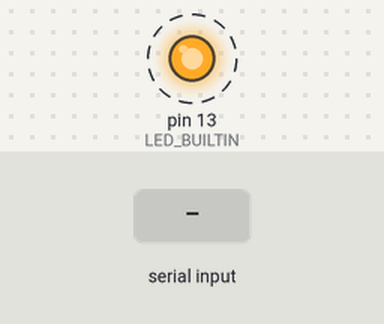
A sketch run on a simulated Arduino Mega 2560, built with avr-gcc and run on an emulated ATmega2560. Parts: output pins drawn as LEDs (lit = HIGH). Dashed ring = blinking. The test bench sets the inputs (shaded band). What the sketch prints to the serial monitor is not drawn.

Above: at 1.3 s.
1.4 s: "0\n" received over Serial
3.5 s: "1\n" received over Serial
5.5 s: "2\n" received over Serial
Timing chart, 0 to 13.5 s (numbered marks = the images above; inputs shaded):
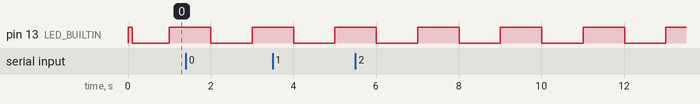

The sketch:

MicrocontrollerICTester.ino
```cpp
/*
 * ICTester_Arduino.ino
 *
 * Arduino replacement for PIC-based ICTester
 * VERSION 2: Line-based protocol for reliability
 *
 * IMPROVEMENTS OVER V1:
 * - All commands end with \n for clear boundaries
 * - Non-blocking command processing
 * - No timing issues with reset command
 * - Much more reliable communication
 *
 * HARDWARE REQUIREMENTS:
 * - Arduino Mega 2560 (REQUIRED - 24 I/O pins needed)
 * - Serial connection to PC (USB)
 *
 * SETUP:
 * 1. Upload this sketch to Arduino Mega
 * 2. Upload the modified devicedriver.cpp to your Qt project
 * 3. Connect Arduino to PC via USB
 * 4. Run Qt application - it should work reliably!
 *
 * PIN CONNECTIONS (Arduino Mega 2560):
 * Socket Pin 1-8   -> Mega D22-D29 (PORTB)
 * Socket Pin 9-16  -> Mega D30-D37 (PORTD)
 * Socket Pin 17-21 -> Mega D38-D42 (PORTA)
 * Socket Pin 22-24 -> Mega D2, D3, D5 (PORTE)
 *
 * PROTOCOL:
 * Commands: "0\n", "1\n", "2<4bytes>\n", "3<4bytes>\n", "4\n", "6\n"
 * Responses: "Ready.\n", "OK.\n", <4bytes>"OK.\n", "version\n"
 *
 * BAUD RATE: 19200
 */

#include "ICTesterProtocol.h"

ICTesterProtocol tester;

void setup() {
    tester.begin();

    // Optional: LED to indicate ready state
    pinMode(LED_BUILTIN, OUTPUT);
    digitalWrite(LED_BUILTIN, HIGH);
    delay(100);
    digitalWrite(LED_BUILTIN, LOW);
}

void loop() {
    // Process incoming commands
    // This is non-blocking and handles line-based protocol
    tester.handleCommand();

    // Heartbeat LED to show Arduino is running
    static unsigned long lastBlink = 0;
    static bool ledState = false;

    if (millis() - lastBlink > 1000) {
        ledState = !ledState;
        digitalWrite(LED_BUILTIN, ledState);
        lastBlink = millis();
    }
}
```

ICTesterProtocol.cpp
```cpp
/*
 * ICTesterProtocol_V2.cpp
 * Arduino implementation with LINE-BASED protocol
 * Much more reliable than the original byte-based protocol
 *
 * Protocol: All commands end with \n, all responses end with \n
 */

#include "ICTesterProtocol.h"

// Pin mapping definitions - REQUIRES ARDUINO MEGA 2560!
// Arduino Uno/Nano have insufficient pins (only ~20 usable, we need 24)

// #if defined(__AVR_ATmega2560__) || defined(__AVR_ATmega1280__)
//   // ===== ARDUINO MEGA 2560 - RECOMMENDED =====
//   // PORTB: 8 pins (Digital 22-29)
//   const uint8_t ICTesterProtocol::PORTB_PINS[8] = {22, 23, 24, 25, 26, 27, 28, 29};

//   // PORTD: 8 pins (Digital 30-37)
//   const uint8_t ICTesterProtocol::PORTD_PINS[8] = {30, 31, 32, 33, 34, 35, 36, 37};

//   // PORTA: 5 pins (Digital 38-42)
//   const uint8_t ICTesterProtocol::PORTA_PINS[5] = {38, 39, 40, 41, 42};

//   // PORTE: 3 pins (Digital 2, 3, 5 - safe pins with PWM)
//   const uint8_t ICTesterProtocol::PORTE_PINS[3] = {2, 3, 5};

// #else
//   // ===== ARDUINO UNO/NANO - LIMITED PIN COUNT =====
//   // WARNING: Uno/Nano only have ~20 usable pins, but we need 24!

//   // PORTB: 8 pins (Digital 2-9)
//   const uint8_t ICTesterProtocol::PORTB_PINS[8] = {2, 3, 4, 5, 6, 7, 8, 9};

//   // PORTD: 8 pins (Digital 10-13, A0-A3)
//   const uint8_t ICTesterProtocol::PORTD_PINS[8] = {10, 11, 12, 13, A0, A1, A2, A3};

//   // PORTA: 5 pins (A4, A5, A6, A7 if available, else use digital)
//   #if defined(A7)
//     const uint8_t ICTesterProtocol::PORTA_PINS[5] = {A4, A5, A6, A7, 0};
//   #else
//     const uint8_t ICTesterProtocol::PORTA_PINS[5] = {A4, A5, 0, 1, 14};  // Uses TX/RX!
//   #endif

//   // PORTE: 3 pins
//   #if defined(A6)
//     const uint8_t ICTesterProtocol::PORTE_PINS[3] = {A6, 14, 15};
//   #else
//     const uint8_t ICTesterProtocol::PORTE_PINS[3] = {14, 15, 16};
//   #endif

// #endif

ICTesterProtocol::ICTesterProtocol() : powerState(false), commandBufferIndex(0) {
    // // Compile-time board check
    // #if !defined(__AVR_ATmega2560__) && !defined(__AVR_ATmega1280__)
    //   #warning "Arduino Uno/Nano detected! 24 pins required but limited pins available. Arduino Mega 2560 strongly recommended!"
    // #endif

    // Initialize arrays
    for (int i = 0; i < 24; i++) {
        currentIO[i] = 1;    // All inputs by default
        currentData[i] = 1;  // All high by default
    }

    commandBuffer[0] = '\0';
}

void ICTesterProtocol::begin() {
    Serial.begin(19200);  // Match Qt default baudrate

    // // Initialize all pins as inputs with pullup
    // for (int i = 0; i < 8; i++) {
    //     pinMode(PORTB_PINS[i], INPUT_PULLUP);
    //     pinMode(PORTD_PINS[i], INPUT_PULLUP);
    // }
    // for (int i = 0; i < 5; i++) {
    //     pinMode(PORTA_PINS[i], INPUT_PULLUP);
    // }
    // for (int i = 0; i < 3; i++) {
    //     pinMode(PORTE_PINS[i], INPUT_PULLUP);
    // }

    powerState = false;
}

void ICTesterProtocol::handleCommand() {
    static unsigned long lastByteTime = 0;
    const unsigned long COMMAND_TIMEOUT = 1000;  // 1 second timeout

    // Read bytes into buffer until we get a newline
    while (Serial.available() > 0) {
        char c = Serial.read();
        lastByteTime = millis();  // Reset timeout on each byte

        if (c == '\n') {
            // Complete command received - process it
            processCommand();
            commandBufferIndex = 0;
            commandBuffer[0] = '\0';
        } else if (commandBufferIndex < sizeof(commandBuffer) - 1) {
            // Add to buffer
            commandBuffer[commandBufferIndex++] = c;
            commandBuffer[commandBufferIndex] = '\0';
        }
        // If buffer is full, ignore additional characters until newline
    }

    // TIMEOUT: If we have data in buffer but no newline for too long, clear it
    if (commandBufferIndex > 0 && (millis() - lastByteTime > COMMAND_TIMEOUT)) {
        // Timeout - clear buffer and send error
        Serial.println("ERR-TIMEOUT");
        commandBufferIndex = 0;
        commandBuffer[0] = '\0';
    }
}

void ICTesterProtocol::processCommand() {
    if (commandBufferIndex == 0) return;  // Empty command

    char cmd = commandBuffer[0];

    switch (cmd) {
        case '0':
            cmdReset();
            break;
        case '1':
            cmdPowerON();
            break;
        case '2':
            if (commandBufferIndex >= 5) {  // Need 4 data bytes + command
                cmdSetIO((uint8_t*)&commandBuffer[1]);
            } else {
                Serial.println("ERR");
            }
            break;
        case '3':
            if (commandBufferIndex >= 5) {  // Need 4 data bytes + command
                cmdSetData((uint8_t*)&commandBuffer[1]);
            } else {
                Serial.println("ERR");
            }
            break;
        case '4':
            cmdGetData();
            break;
        case '6':
            cmdVersion();
            break;
        default:
            // Unknown command - send error
            Serial.println("ERR");
            break;
    }
}

// Command '0' - Reset and send "Ready.\n"
void ICTesterProtocol::cmdReset() {
    // // Reset all pins to input with pullup
    // for (int i = 0; i < 8; i++) {
    //     pinMode(PORTB_PINS[i], INPUT_PULLUP);
    //     pinMode(PORTD_PINS[i], INPUT_PULLUP);
    // }
    // for (int i = 0; i < 5; i++) {
    //     pinMode(PORTA_PINS[i], INPUT_PULLUP);
    // }
    // for (int i = 0; i < 3; i++) {
    //     pinMode(PORTE_PINS[i], INPUT_PULLUP);
    // }

    powerState = false;

    // Reset state arrays
    for (int i = 0; i < 24; i++) {
        currentIO[i] = 1;
        currentData[i] = 1;
    }

    Serial.println("Ready.");
}

// Command '1' - Power ON
void ICTesterProtocol::cmdPowerON() {
    powerState = true;
    // In real implementation, you might control a power relay here
    Serial.println("OK.");
}

// Command '2' - Set I/O configuration (4 bytes: PORTB, PORTD, PORTA, PORTE)
void ICTesterProtocol::cmdSetIO(uint8_t* data) {
    // Apply configuration
    // applyPortConfig(PORTB_PINS, 8, data[0], 0);
    // applyPortConfig(PORTD_PINS, 8, data[1], 8);
    // applyPortConfig(PORTA_PINS, 5, data[2], 16);
    // applyPortConfig(PORTE_PINS, 3, data[3], 21);

    Serial.println("OK.");
}

// Command '3' - Set Data (4 bytes: PORTB, PORTD, PORTA, PORTE)
void ICTesterProtocol::cmdSetData(uint8_t* data) {
    // Apply data to output pins
    // applyPortData(PORTB_PINS, 8, data[0], 0);
    // applyPortData(PORTD_PINS, 8, data[1], 8);
    // applyPortData(PORTA_PINS, 5, data[2], 16);
    // applyPortData(PORTE_PINS, 3, data[3], 21);

    Serial.println("OK.");
}

// Command '4' - Get Data (returns 4 bytes + "OK.\n")
void ICTesterProtocol::cmdGetData() {
    // uint8_t portB = readPortData(PORTB_PINS, 8, 0);
    // uint8_t portD = readPortData(PORTD_PINS, 8, 8);
    // uint8_t portA = readPortData(PORTA_PINS, 5, 16);
    // uint8_t portE = readPortData(PORTE_PINS, 3, 21);

    // // Send 4 data bytes (binary, not text)
    // Serial.write(portB);
    // Serial.write(portD);
    // Serial.write(portA);
    // Serial.write(portE);

    // Send 4 data bytes (binary, not text)
    Serial.write(0);
    Serial.write(0);
    Serial.write(0);
    Serial.write(0);

    // Send OK confirmation with newline
    Serial.println("OK.");
}

// Command '6' - Get version
void ICTesterProtocol::cmdVersion() {
    Serial.println("ICTester Arduino v2.0 Line-Based");
}

// Helper: Apply I/O configuration to a port
void ICTesterProtocol::applyPortConfig(const uint8_t* pins, uint8_t count, uint8_t configByte, uint8_t startIdx) {
    uint8_t mask = 0x80;  // Start with MSB

    for (uint8_t i = 0; i < count; i++) {
        uint8_t mode = (configByte & mask) ? INPUT_PULLUP : OUTPUT;
        pinMode(pins[i], mode);
        currentIO[startIdx + i] = (configByte & mask) ? 1 : 0;
        mask >>= 1;
    }
}

// Helper: Apply data to output pins of a port
void ICTesterProtocol::applyPortData(const uint8_t* pins, uint8_t count, uint8_t dataByte, uint8_t startIdx) {
    uint8_t mask = 0x80;  // Start with MSB

    for (uint8_t i = 0; i < count; i++) {
        if (currentIO[startIdx + i] == 0) {  // Only write to output pins
            uint8_t value = (dataByte & mask) ? HIGH : LOW;
            digitalWrite(pins[i], value);
            currentData[startIdx + i] = (dataByte & mask) ? 1 : 0;
        }
        mask >>= 1;
    }
}

// Helper: Read data from a port (all pins, input or output)
uint8_t ICTesterProtocol::readPortData(const uint8_t* pins, uint8_t count, uint8_t startIdx) {
    uint8_t result = 0;
    uint8_t mask = 0x80;

    for (uint8_t i = 0; i < count; i++) {
        if (currentIO[startIdx + i] == 1) {  // Input pin - read it
            if (digitalRead(pins[i]) == HIGH) {
                result |= mask;
            }
        } else {  // Output pin - return current state
            if (currentData[startIdx + i] == 1) {
                result |= mask;
            }
        }
        mask >>= 1;
    }

    return result;
}
```

ICTesterProtocol.h
```cpp
/*
 * ICTesterProtocol.h
 * Arduino implementation with LINE-BASED protocol
 *
 * Protocol improvements:
 * - All commands end with \n
 * - All responses end with \n
 * - Non-blocking command processing
 * - Much more reliable than byte-based protocol
 *
 * Pin Mapping (Arduino Mega 2560):
 * PORTB (8 pins) -> Arduino Digital Pins 22-29
 * PORTD (8 pins) -> Arduino Digital Pins 30-37
 * PORTA (5 pins) -> Arduino Digital Pins 38-42
 * PORTE (3 pins) -> Arduino Digital Pins 2, 3, 5
 *
 * Total: 24 pins
 */

#ifndef ICTESTER_PROTOCOL_H
#define ICTESTER_PROTOCOL_H

#include <Arduino.h>

class ICTesterProtocol {
private:
    // Pin definitions - 24 pins total
    // static const uint8_t PORTB_PINS[8];
    // static const uint8_t PORTD_PINS[8];
    // static const uint8_t PORTA_PINS[5];
    // static const uint8_t PORTE_PINS[3];

    // Current pin states
    uint8_t currentIO[24];   // 0=output, 1=input
    uint8_t currentData[24]; // current data values

    bool powerState;

    // Command buffer for line-based protocol
    char commandBuffer[32];  // Buffer for incoming command
    uint8_t commandBufferIndex;

    // Helper functions
    void processCommand();
    void applyPortConfig(const uint8_t* pins, uint8_t count, uint8_t configByte, uint8_t startIdx);
    void applyPortData(const uint8_t* pins, uint8_t count, uint8_t dataByte, uint8_t startIdx);
    uint8_t readPortData(const uint8_t* pins, uint8_t count, uint8_t startIdx);

    // Individual command handlers
    void cmdReset();
    void cmdPowerON();
    void cmdSetIO(uint8_t* data);
    void cmdSetData(uint8_t* data);
    void cmdGetData();
    void cmdVersion();

public:
    ICTesterProtocol();

    // Main protocol commands
    void begin();
    void handleCommand();  // Call this in loop()
};

#endif
```

Measured:
- by itself, pin 13 (LED_BUILTIN): alternates HIGH for 1.0 s and LOW for 1.0 s
